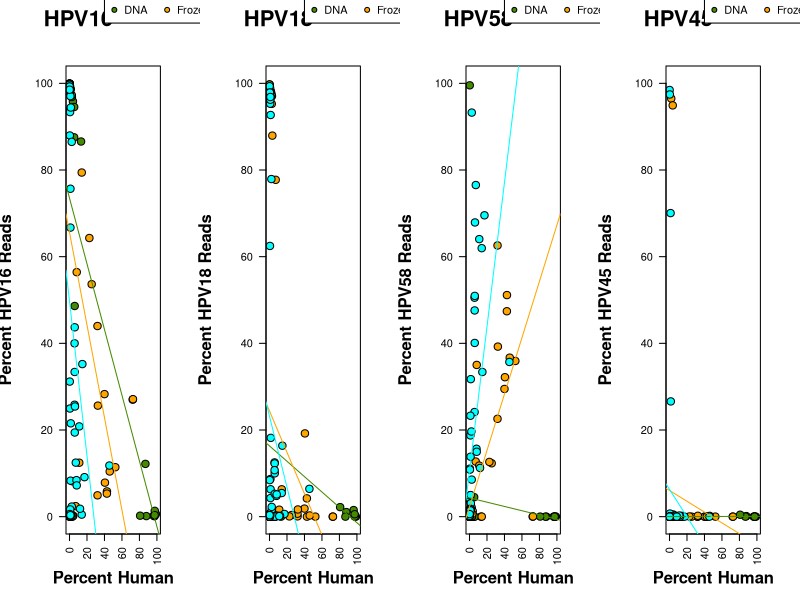

Write R code to recreate this figure.
count.to.ab = function(counts, total){
	return(100*(counts/total))
}#end def count.to.ab

count.table = read.table("Public_Input_Files/PE_HPVtype_counts_final_names.txt",head=T, sep="\t")
total.counts = as.numeric(count.table[count.table$HPV.type == "TOTAL",2:ncol(count.table)])
count.mat = count.table[1:(nrow(count.table)-2),2:ncol(count.table)]
rownames(count.mat) = count.table$HPV.type[1:(nrow(count.table)-2)]

#I don't use the "genotype" column, so I can use either file with extended meta data (5% or 15%)
meta.table = read.table("Selected_Output_Files/combined_genotype_with_year_and_ethnicity_freq5.txt", head=T, sep="\t")
percent.human = as.character(meta.table$human.percent[match(names(count.mat), meta.table$SAMPLEID)])
percent.human = gsub("\\%","",percent.human)
percent.human = as.numeric(percent.human)

batch = as.character(meta.table$batch)
batch[batch == "161007"] = "DNA"
batch[batch == "161206"] = "Frozen"
batch[batch == "170118"] = "FFPE"
batch = factor(as.character(batch), levels=c("DNA","Frozen","FFPE"))
batch = batch[match(names(count.mat), meta.table$SAMPLEID)]

color.palette = c("chartreuse4","orange","cyan")
group.levels = levels(batch)
labelColors = rep("black",times=length(batch))
for (i in 1:length(group.levels)){
	labelColors[batch == as.character(group.levels[i])] = color.palette[i]
}#end for (i in 1:length(group.levels))


ab.mat = t(apply(count.mat, 1, count.to.ab, total=total.counts))

selected.HPV = c("HPV16","HPV18","HPV58","HPV45")

#useDingbats=TRUE by default...testing for AI compatibility
pdf("to_AI/Figure1b.pdf", width=7, height=2.2, pointsize=1, useDingbats=FALSE)
par(mfcol=c(1,4))
for (i in 1:length(selected.HPV)){
	plot.type = selected.HPV[i]
	print(plot.type)
	subtype.freq = as.numeric(ab.mat[rownames(ab.mat) == plot.type,])
	par(mar=c(5,5,5,3))
	plot(percent.human, subtype.freq,
		pch=21, col="black", bg=labelColors,
		xlim=c(0,100), ylim=c(0,100), las=2, lwd=1,
		main = "", cex=1.5, cex.main=1, cex.axis=1,cex.lab=1,
		xlab = "", ylab="")
	mtext("Percent Human",1, cex=1, padj=3, font=2)
	mtext(paste("Percent ",plot.type," Reads",sep=""),2, cex=1, padj=-4, font=2)
	DNA.freq = subtype.freq[batch == "DNA"]
	DNA.percent.human = percent.human[batch == "DNA"]
	frozen.freq = subtype.freq[batch == "Frozen"]
	frozen.percent.human = percent.human[batch == "Frozen"]
	FFPE.freq = subtype.freq[batch == "FFPE"]
	FFPE.percent.human = percent.human[batch == "FFPE"]
	
	cor.coef = cor(DNA.freq, DNA.percent.human)
	fit=lm(DNA.freq~ DNA.percent.human)
	result = summary(fit)
	pvalue = result$coefficients[2,4]
	print("DNA")
	print(paste("r= ",round(cor.coef,digits=2),", lm p-value = ",signif(pvalue, digits=2),sep=""))
	abline(fit,col=color.palette[1])
	
	cor.coef = cor(frozen.freq,frozen.percent.human)
	fit=lm(frozen.freq~ frozen.percent.human)
	result = summary(fit)
	pvalue = result$coefficients[2,4]
	print("Frozen")
	print(paste("r= ",round(cor.coef,digits=2),", lm p-value = ",signif(pvalue, digits=2),sep=""))	
	abline(lm(fit),col=color.palette[2])
	
	cor.coef = cor(FFPE.freq,FFPE.percent.human)
	fit=lm(FFPE.freq~ FFPE.percent.human)
	result = summary(fit)
	pvalue = result$coefficients[2,4]
	print("FFPE")
	print(paste("r= ",round(cor.coef,digits=2),", lm p-value = ",signif(pvalue, digits=2),sep=""))		
	abline(lm(fit),col=color.palette[3])
	text(10,115, labels=plot.type, xpd=T, cex=2, font=2)
	legend(40,120, legend = group.levels, col ="black", pt.bg=color.palette,
			ncol=3, pch=21,xpd=T, cex=1, inset=-0.4)
}#end for (i in 1:nrow(ab.table))
dev.off()